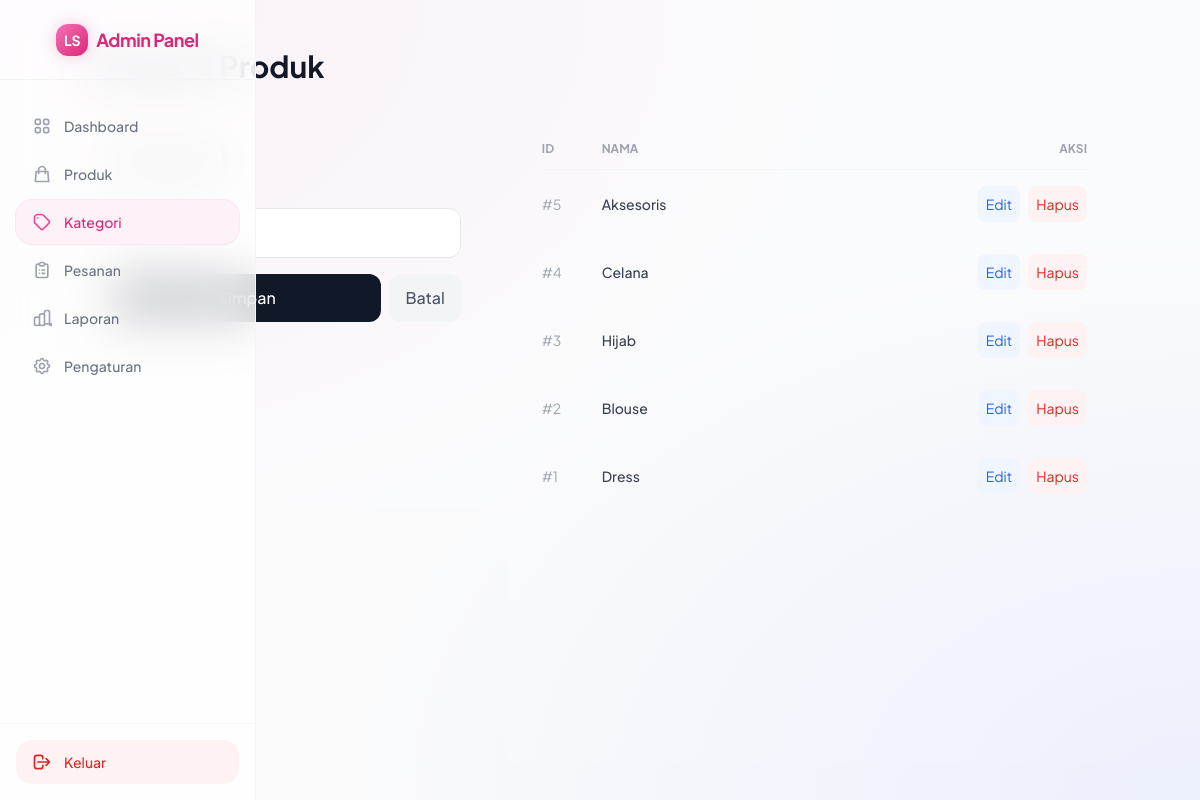
Page /dashboard/categories.php?edit=2 (signed in) on the committed database.
### tables this page shows
CREATE TABLE `categories` (
  `id` int NOT NULL,
  `name` varchar(100) NOT NULL,
  `created_at` timestamp NULL DEFAULT CURRENT_TIMESTAMP
);

### dashboard/categories.php (the view, shortened to what this page needs)
<?php
require __DIR__ . '/../includes/config.php';
$editCategory = null;
if (isset($_GET['edit'])) {
    $stmt = $pdo->prepare('SELECT * FROM categories WHERE id = :id');
    $stmt->execute(['id' => (int)$_GET['edit']]);
    $editCategory = $stmt->fetch();
}
$categories = $pdo->query('SELECT * FROM categories ORDER BY id DESC')->fetchAll();
?>
<!DOCTYPE html>
<html lang="id">
<head>
    <?php require __DIR__ . '/../includes/head.php'; ?>
</head>
<body class="bg-gray-50/50">
    <div class="flex h-screen overflow-hidden">
        <?php require __DIR__ . '/../includes/sidebar.php'; ?>
        <main class="flex-1 overflow-x-hidden overflow-y-auto bg-gray-50/50 p-6 md:p-12">
            <div class="max-w-5xl mx-auto">
                <header class="mb-8">
                    <h1 class="text-3xl font-bold text-gray-900">Kategori Produk</h1>
                </header>
                <div class="grid md:grid-cols-[1fr_1.5fr] gap-8">
                    <div class="glass-panel p-6 rounded-3xl h-fit">
                        <h2 class="text-lg font-bold text-gray-800 mb-4"><?= $editCategory ? 'Edit Kategori' : 'Tambah Kategori' ?></h2>
                        <form method="post" class="space-y-4">
                            <div>
                                <label class="block text-xs font-bold text-gray-500 uppercase mb-2">Nama Kategori</label>
                                <input type="text" name="name" value="<?= htmlspecialchars($editCategory['name'] ?? '') ?>" required
                                       class="w-full px-4 py-3 rounded-xl bg-white border border-gray-200 focus:ring-2 focus:ring-ls-200 outline-none transition">
                            </div>
                            <div class="flex gap-2">
                                <button type="submit" class="flex-1 bg-gray-900 text-white py-3 rounded-xl font-medium hover:bg-ls-600 transition">Simpan</button>
                                <?php if ($editCategory): ?>
                                    <a href="categories.php" class="px-4 py-3 bg-gray-100 text-gray-600 rounded-xl font-medium hover:bg-gray-200">Batal</a>
                                <?php endif; ?>
                            </div>
                        </form>
                    </div>
                    <div class="glass-panel p-6 rounded-3xl">
                        <div class="overflow-x-auto">
                            <table class="w-full">
                                <thead>
                                    <tr class="text-left border-b border-gray-100">
                                        <th class="pb-3 text-xs font-bold text-gray-400 uppercase">ID</th>
                                        <th class="pb-3 text-xs font-bold text-gray-400 uppercase">Nama</th>
                                        <th class="pb-3 text-xs font-bold text-gray-400 uppercase text-right">Aksi</th>
                                    </tr>
                                </thead>
                                <tbody class="text-sm">
                                    <?php foreach ($categories as $cat): ?>
                                    <tr class="group hover:bg-gray-50/50 transition">
                                        <td class="py-4 text-gray-400">#<?= $cat['id'] ?></td>
                                        <td class="py-4 font-medium text-gray-700"><?= htmlspecialchars($cat['name']) ?></td>
                                        <td class="py-4 flex justify-end gap-2">
                                            <a href="?edit=<?= $cat['id'] ?>" class="p-2 text-blue-600 bg-blue-50 rounded-lg hover:bg-blue-100 transition">Edit</a>
                                            <a href="?delete=<?= $cat['id'] ?>" onclick="return confirm('Hapus?')" class="p-2 text-red-600 bg-red-50 rounded-lg hover:bg-red-100 transition">Hapus</a>
                                        </td>
                                    </tr>
                                    <?php endforeach; ?>
                                </tbody>
                            </table>
                        </div>
                    </div>
                </div>
            </div>
        </main>
    </div>
</body>
</html>

### includes/head.php (style rules this page uses)
body { background-color: #f8fafc; background-image: radial-gradient(at 0% 0%, rgba(252, 231, 243, 1) 0, transparent 50%), radial-gradient(at 100% 100%, rgba(224, 231, 255, 1) 0, transparent 50%); background-attachment: fixed; }

### rows in the picture
categories: name "Blouse", id "2"
categories: id "5", name "Aksesoris"
categories: id "4", name "Celana"
categories: id "3", name "Hijab"
categories: id "1", name "Dress"

### other values in the picture
$menu['label'] "Dashboard"
$menu['label'] "Produk"
$menu['label'] "Kategori"
$menu['label'] "Pesanan"
$menu['label'] "Laporan"
$menu['label'] "Pengaturan"
